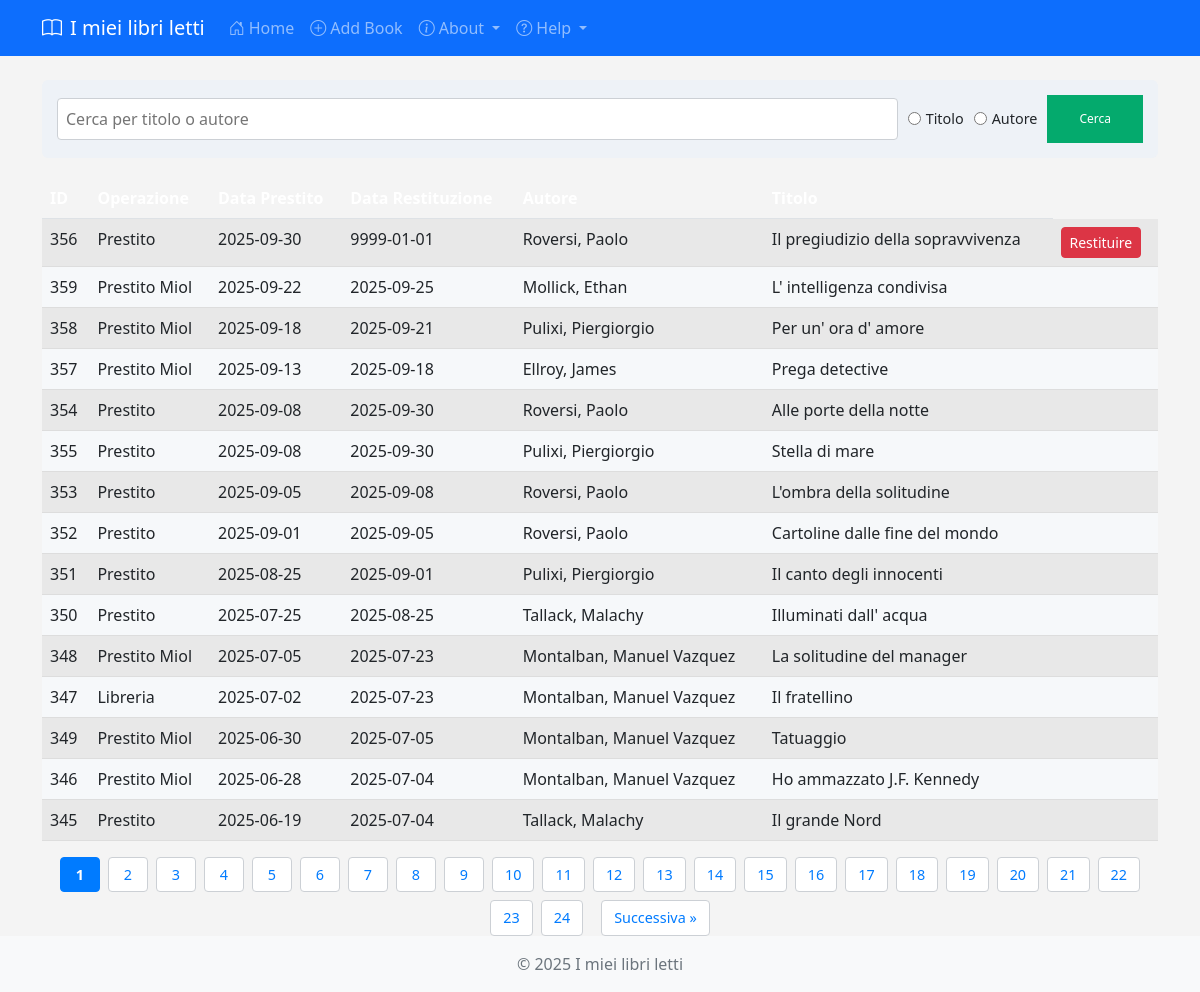
Before: / with the older database file.
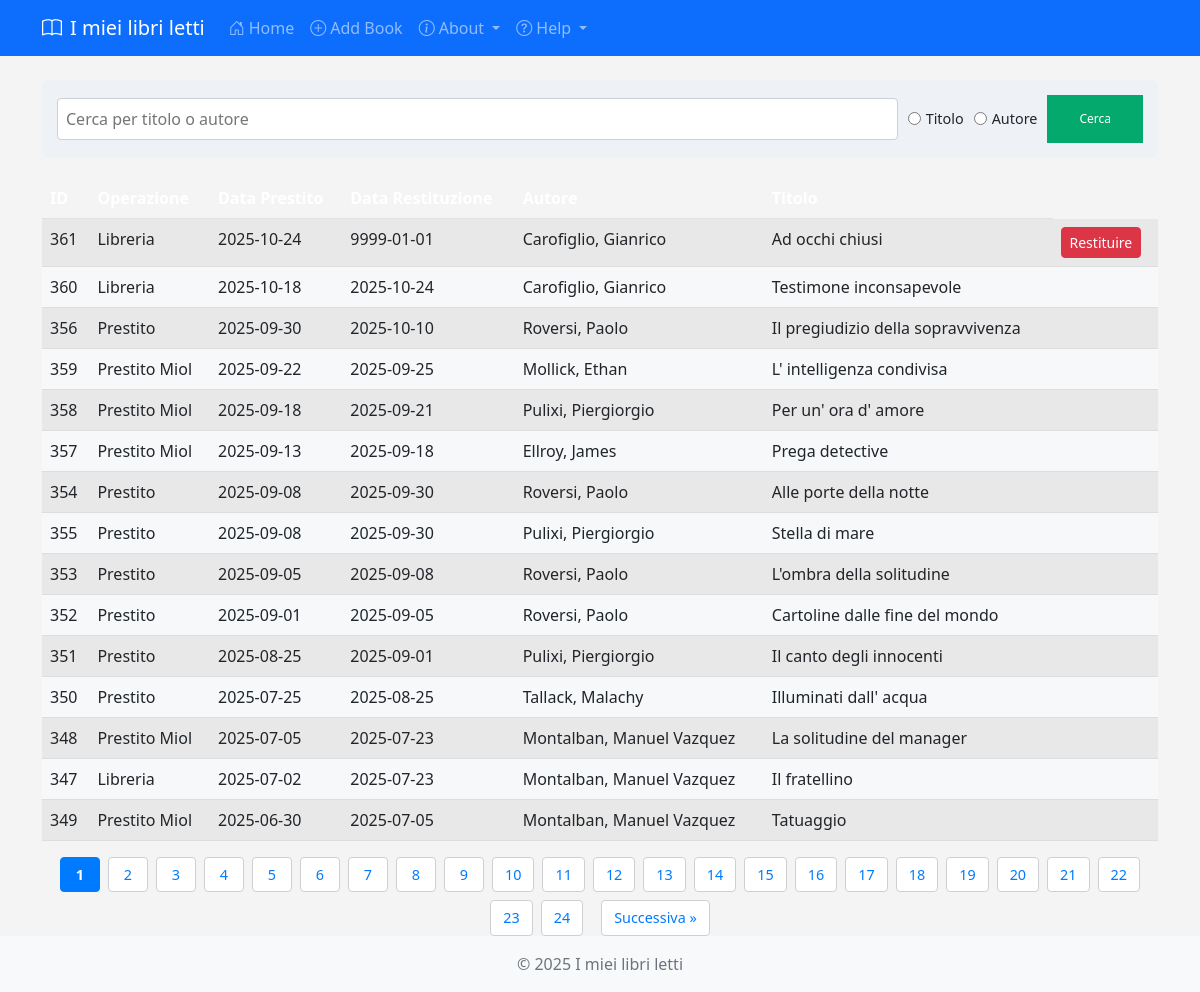
After: the same page with the newer database file.
### models.py (models this page shows)
class Book(Base):
    __tablename__ = "storico"
    id = Column(Integer, primary_key=True, index=True)
    operazione = Column(String)
    dataRitiro = Column(String)
    dataChiusura = Column(String)
    autore = Column(String)
    titolo = Column(String, index=True)

### main.py (the view)
@app.get("/")
def home(request: Request, db: Session = Depends(get_db),page: int = page,per_page: int = PerPage):
    total = crud.get_books_count(db)
    books = crud.get_books(db,page,per_page)
    total_pages = (total + per_page - 1) // per_page
    return templates.TemplateResponse("index.html", {
        "request": request,
        "books": books,
        "page": page,
        "per_page": per_page,
        "total_pages": total_pages
    })

### templates/index.html (shortened to what this page needs)
{% extends "base.html" %}
{% block content %}
    <form method="get" action="/search" class="search-form">
        <input type="text" name="query" size="30" placeholder="Cerca per titolo o autore">
        <label><input type="radio" name="search_field" value="titolo" {% if search_field == 'titolo' %}checked{% endif %}> Titolo</label>
        <label><input type="radio" name="search_field" value="autore" {% if search_field == 'autore' %}checked{% endif %}> Autore</label>
        <button type="submit" size="10">Cerca</button>
    </form>
    {% if books %}
    <table class="table table-striped">
        <thead>
            <tr>
                <th>ID</th>
                <th>Operazione</th>
                <th>Data Prestito</th>
                <th>Data Restituzione</th>
                <th>Autore</th>
                <th>Titolo</th>
            </tr>
        </thead>
        <tbody>
            {% for book in books %}
            <tr>
                <td>{{ book.id }}</td>
                <td>{{ book.operazione }}</td>
                <td>{{ book.dataRitiro }}</td>
                <td>{{ book.dataChiusura }}</td>
                <td>{{ book.autore }}</td>
                <td>{{ book.titolo }}</td>
                <td>
                    {% if book.dataChiusura==NULL or book.dataChiusura=='9999-01-01' %}
                        <a href="/return-book/{{ book.id }}" class="btn btn-danger btn-sm" onclick="return confirm('Are you sure you want to return this book?')">Restituire</a>
                    {% endif %}
                </td>
            </tr>
            {% endfor %}
        </tbody>
    </table>
    {% else %}
    <p>No books in the library yet.</p>
    {% endif %}
    <div class="pagination">
        {% for p in range(1, total_pages + 1) %}
            {% if p == page %}
                <span>{{ p }}</span>
            {% else %}
                <a href="?page={{ p }}&per_page={{ per_page }}">{{ p }}</a>
            {% endif %}
        {% endfor %}
        {% if page < total_pages %}
            <a style="margin-left: 10px;" href="?page={{ page + 1 }}&per_page={{ per_page }}">Successiva &raquo;</a>
        {% endif %}
    </div>
{% endblock %}

### templates/base.html (shortened to what this page needs)
<!DOCTYPE html>
<html lang="en">
<head>
    <link href="https://cdn.jsdelivr.net/npm/bootstrap@5.2.3/dist/css/bootstrap.min.css" rel="stylesheet">
    <link rel="stylesheet" href="/static/styles.css">
</head>
<body>
    <nav class="navbar navbar-expand-lg navbar-dark bg-primary">
        <div class="container">
            <a class="navbar-brand" href="/">
                <i class="bi bi-book me-2"></i>I miei libri letti
            </a>
            <div class="collapse navbar-collapse" id="navbarNav">
                <ul class="navbar-nav">
                    <li class="nav-item">
                        <a class="nav-link" href="/">
                            <i class="bi bi-house-door me-1"></i>Home
                        </a>
                    </li>
                    <li class="nav-item">
                        <a class="nav-link" href="/add-book">
                            <i class="bi bi-plus-circle me-1"></i>Add Book
                        </a>
                    </li>
                    <li class="nav-item dropdown">
                        <a class="nav-link dropdown-toggle" href="About" role="button" data-bs-toggle="dropdown">
                            <i class="bi bi-info-circle me-1"></i>About
                        </a>
                    </li>
                    <li class="nav-item dropdown">
                        <a class="nav-link dropdown-toggle" href="Help" role="button" data-bs-toggle="dropdown">
                            <i class="bi bi-question-circle me-1"></i>Help
                        </a>
                    </li>
                </ul>
            </div>
        </div>
    </nav>
    <div class="container mt-4">
        {% block content %}{% endblock %}
    </div>
    <footer class="footer mt-auto py-3 bg-light">
        <div class="container text-center">
            <span class="text-muted">&copy; 2025 I miei libri letti</span>
        </div>
    </footer>
    <link href="https://cdn.jsdelivr.net/npm/bootstrap-icons@1.10.0/font/bootstrap-icons.css" rel="stylesheet">
</body>
</html>

### static/styles.css (style rules this page uses)
body { background-color: #f4f4f4; font-family: 'Segoe UI', Tahoma, Geneva, Verdana, sans-serif; }
.table { margin-top: 20px; }
.navbar { margin-bottom: 20px; }
.footer { margin-top: 20px; padding: 15px 0; }

### templates/index.html (style rules this page uses)
* { box-sizing: border-box; margin: 0; padding: 0; }
.search-form { display: flex; flex-wrap: wrap; gap: 10px; margin-bottom: 20px; align-items: center; background: #eef2f7; padding: 15px; border-radius: 6px; }
.search-form input[type="text"], .search-form select { padding: 8px; border: 1px solid #ccd0d5; border-radius: 4px; flex: 1; min-width: 150px; }
.search-form label { display: flex; align-items: center; font-size: 0.9rem; gap: 5px; }
.search-form button { background-color: #04AA6D; border: none; color: white; padding: 15px 32px; text-align: center; text-decoration: none; display: inline-block; font-size: 12px; }
table thead th { background-color: #007bff; color: #fff; padding: 10px; text-align: left; }
table tbody tr:nth-child(even) { background-color: #f6f8fa; }
table tbody td { padding: 10px; border-bottom: 1px solid #ddd; }
.pagination { display: flex; justify-content: center; flex-wrap: wrap; gap: 8px; }
.pagination a, .pagination span { padding: 6px 12px; text-decoration: none; border: 1px solid #ccd0d5; border-radius: 4px; min-width: 40px; text-align: center; font-size: 0.9rem; }
.pagination a { background-color: #fff; color: #007bff; transition: background-color 0.3s ease; }
.pagination span { background-color: #007bff; color: #fff; font-weight: bold; border-color: #007bff; }

Changed rows visible on the page:
no longer on this page (row unchanged): Book: id "346", operazione "Prestito Miol", dataRitiro "2025-06-28", dataChiusura "2025-07-04", autore "Montalban, Manuel Vazquez", titolo "Ho ammazzato J.F. Kennedy"
no longer on this page (row unchanged): Book: id "345", operazione "Prestito", dataRitiro "2025-06-19", dataChiusura "2025-07-04", autore "Tallack, Malachy", titolo "Il grande Nord"
added Book: id "361", operazione "Libreria", dataRitiro "2025-10-24", dataChiusura "9999-01-01", autore "Carofiglio, Gianrico", titolo "Ad occhi chiusi"
added Book: id "360", operazione "Libreria", dataRitiro "2025-10-18", dataChiusura "2025-10-24", autore "Carofiglio, Gianrico", titolo "Testimone inconsapevole"
changed Book "Il pregiudizio della sopravvivenza": dataChiusura "9999-01-01" → "2025-10-10"; no longer shows "Restituire"
